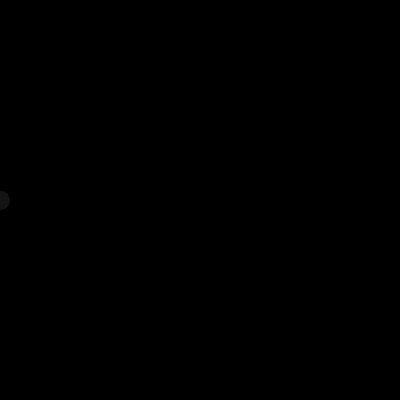
Frame 1 (no input)
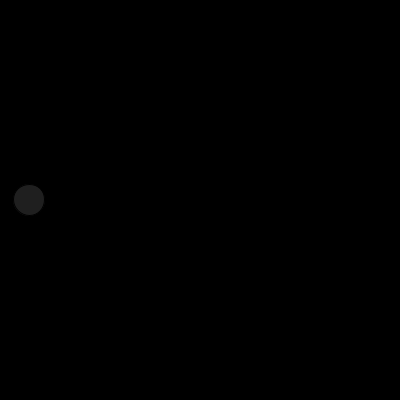
Frame 60 (the mouse pressed at the canvas centre just before this capture)
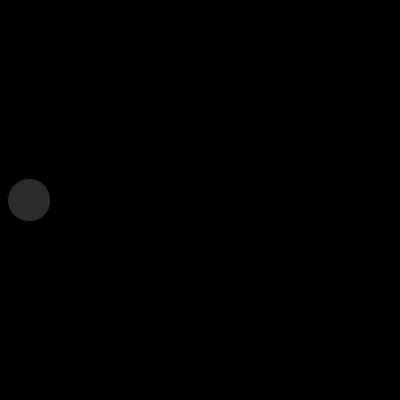
Frame 120 (the mouse held since frame 60 and released just before this capture)

The Processing sketch that drew these frames (run headless with seeded random() and noise(); from frame 60 on, the mouse is pressed at the canvas centre):

// Processing sketch: ej04b_variables_usuario
// ── ej04b_variables_usuario.pde

// VARIABLES DE USUARIO = creadas por el coder
/*
  int = enteros
  float = decimales
  boolean = binario
  String = texto 
  Char = caracter
*/

//1) declarar la variable
//   tipo de dato + nombre de variable ;
float tamaño;
int posX;

void setup(){
  size( 400, 400 );
  
  //2) asignar la variable (se puede repetir este paso)
  //   nombre = valor ;
  tamaño = 20; 
  posX = 0;
}

void draw(){
  background( 0 );
  
  //3) utilizar mi variable en CUALQUIER lugar donde haya un num
  //   incluso se puede utilizar mas de una vez
  
  fill( tamaño );  //reutilizacion de variables
  circle( posX/2, height/2, tamaño );  //CHECK DIVISIONES
  
  //incremento dinamico
  tamaño = tamaño + 0.2;  //+ suma valores
  //println( "tamaño: " + tamaño);  //+ concatena textos
  
  //incremento de la posicion x
  posX++;  //posX = posX + 1r
  println(posX);
  println(frameCount);
}

void keyPressed(){  //CUANDO presiono cualquier tecla del teclado
  tamaño = 100;
}

void mousePressed(){  //CUANDO presiono cualquier clic del mouse o pad
  posX = 0;
}
